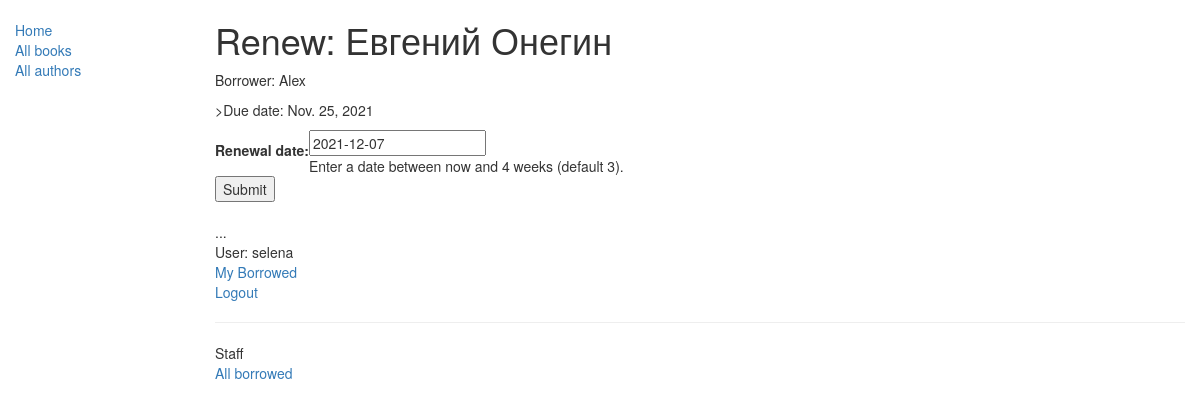
/catalog/book/b4aec4f7-29a8-4336-b762-012c25460319/renew/ (signed in), run on the app's committed database.
### catalog/models.py (models this page shows, shortened)
class BookInstance(models.Model):
    id = models.UUIDField(primary_key=True, default=uuid.uuid4,
                          help_text="Unique ID for this particular book across whole library")
    book = models.ForeignKey('Book', on_delete=models.SET_NULL, null=True)
    imprint = models.CharField(max_length=200)
    due_back = models.DateField(null=True, blank=True)
    borrower = models.ForeignKey(User, on_delete=models.SET_NULL, null=True, blank=True)
    LOAN_STATUS = (
        ('m', 'Maintenance'),
        ('o', 'On loan'),
        ('a', 'Available'),
        ('r', 'Reserved'),
    )
    @property
    def is_overdue(self):
        if self.due_back and date.today() > self.due_back:
            return True
        return False
    status = models.CharField(max_length=1, choices=LOAN_STATUS, blank=True, default='m', help_text='Book availability')
    class Meta:
        ordering = ["due_back"]
        permissions = (("can_mark_returned", "Set book as returned"),)

class Book(models.Model):
    title = models.CharField(max_length=200)
    author = models.ForeignKey('Author', on_delete=models.SET_NULL, null=True)
    summary = models.TextField(max_length=1000, help_text="Enter a brief description of the book")
    isbn = models.CharField('ISBN', max_length=13,
                            help_text='13 Character <a href="https://www.isbn-international.org/content/what-isbn">ISBN number</a>')
    genre = models.ManyToManyField(Genre, help_text="Select a genre for this book")
    language = models.ForeignKey('Language', on_delete=models.SET_NULL, null=True)
    class Meta:
        ordering = ['title', 'author']
    def display_genre(self):
        """
        Creates a string for the Genre. This is required to display genre in Admin.
        """
        return ', '.join([genre.name for genre in self.genre.all()[:3]])
    display_genre.short_description = 'Genre'

### catalog/views.py (the view)
# urls.py: url(r'^book/(?P<pk>[-\w]+)/renew/$', views.renew_book_librarian, name='renew-book-librarian'),
@permission_required('catalog.can_mark_returned')
def renew_book_librarian(request, pk):
    book_inst = get_object_or_404(BookInstance, pk=pk)
    if request.method == 'POST':
        form = RenewBookForm(request.POST)
        if form.is_valid():
            book_inst.due_back = form.cleaned_data['renewal_date']
            book_inst.save()
            return HttpResponseRedirect(reverse('all-borrowed'))
    else:
        proposed_renewal_date = datetime.date.today() + datetime.timedelta(weeks=3)
        form = RenewBookForm(initial={'renewal_date': proposed_renewal_date, })
    return render(request, 'catalog/book_renew_librarian.html', {'form': form, 'bookinst': book_inst})

### catalog/forms.py (shortened to what this page needs)
class RenewBookForm(forms.Form):
    renewal_date = forms.DateField(help_text="Enter a date between now and 4 weeks (default 3).")

### catalog/templates/catalog/book_renew_librarian.html (shortened to what this page needs)
{% extends "base_generic.html" %}
{% block content %}
    <h1>Renew: {{bookinst.book.title}}</h1>
    <p>Borrower: {{bookinst.borrower}}</p>
    <p>{% if bookinst.is_overdue %} class="text-danger"{% endif %}>Due date: {{bookinst.due_back}}</p>
    <form action="" method="post">
        <table>
        {{ form }}
        </table>
        <input type="submit" value="Submit" />
    </form>
{% endblock %}

### catalog/templates/base_generic.html (shortened to what this page needs)
<!DOCTYPE html>
<html lang="en">
<head>
  <link rel="stylesheet" href="https://maxcdn.bootstrapcdn.com/bootstrap/3.3.7/css/bootstrap.min.css">
  {% load static %}
  <link rel="stylesheet" href="{% static 'css/styles.css' %}">
</head>
<body>
  <div class="container-fluid">
    <div class="row">
      <div class="col-sm-2">
      {% block sidebar %}
      <ul class="sidebar-nav">
          <li><a href="{% url 'index' %}">Home</a></li>
          <li><a href="{% url 'books' %}">All books</a></li>
          <li><a href="{% url 'authors' %}">All authors</a></li>
      </ul>
     {% endblock %}
      </div>
      <div class="col-sm-10 ">
      {% block content %}{% endblock %}
          {% block pagination %}
  <ul class="sidebar-nav">
    ...
   {% if user.is_authenticated %}
     <li>User: {{ user.get_username }}</li>
     <li><a href="{% url 'my-borrowed' %}">My Borrowed</a></li>
     <li><a href="{% url 'logout'%}?next={{request.path}}">Logout</a></li>
   {% else %}
     <li><a href="{% url 'login'%}?next={{request.path}}">Login</a></li>
   {% endif %}
  </ul>
  {% if user.is_staff %}
   <hr />
   <ul class="sidebar-nav">
   <li>Staff</li>
   {% if perms.catalog.can_mark_returned %}
   <li><a href="{% url 'all-borrowed' %}">All borrowed</a></li>
   {% endif %}
   </ul>
    {% endif %}
{% endblock %}
      </div>
    </div>
  </div>
</body>
</html>

### catalog/static/css/styles.css (style rules this page uses)
.sidebar-nav { margin-top: 20px; padding: 0; list-style: none; }

### data on the page
BookInstance: book "Евгений Онегин", borrower "Alex", due_back "Nov. 25, 2021"

### other printed values
{{ user.get_username }} "selena"
